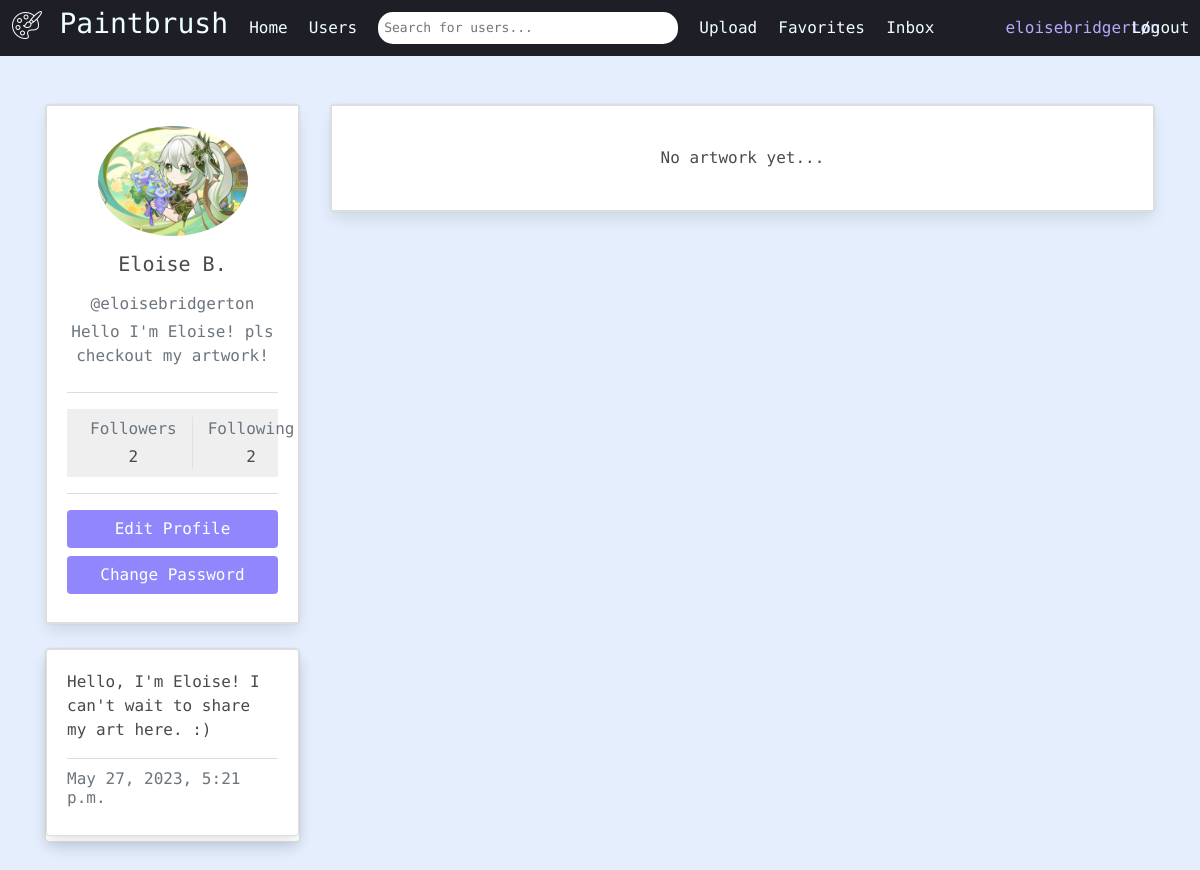
Page /account/ (signed in) on the earlier database version.
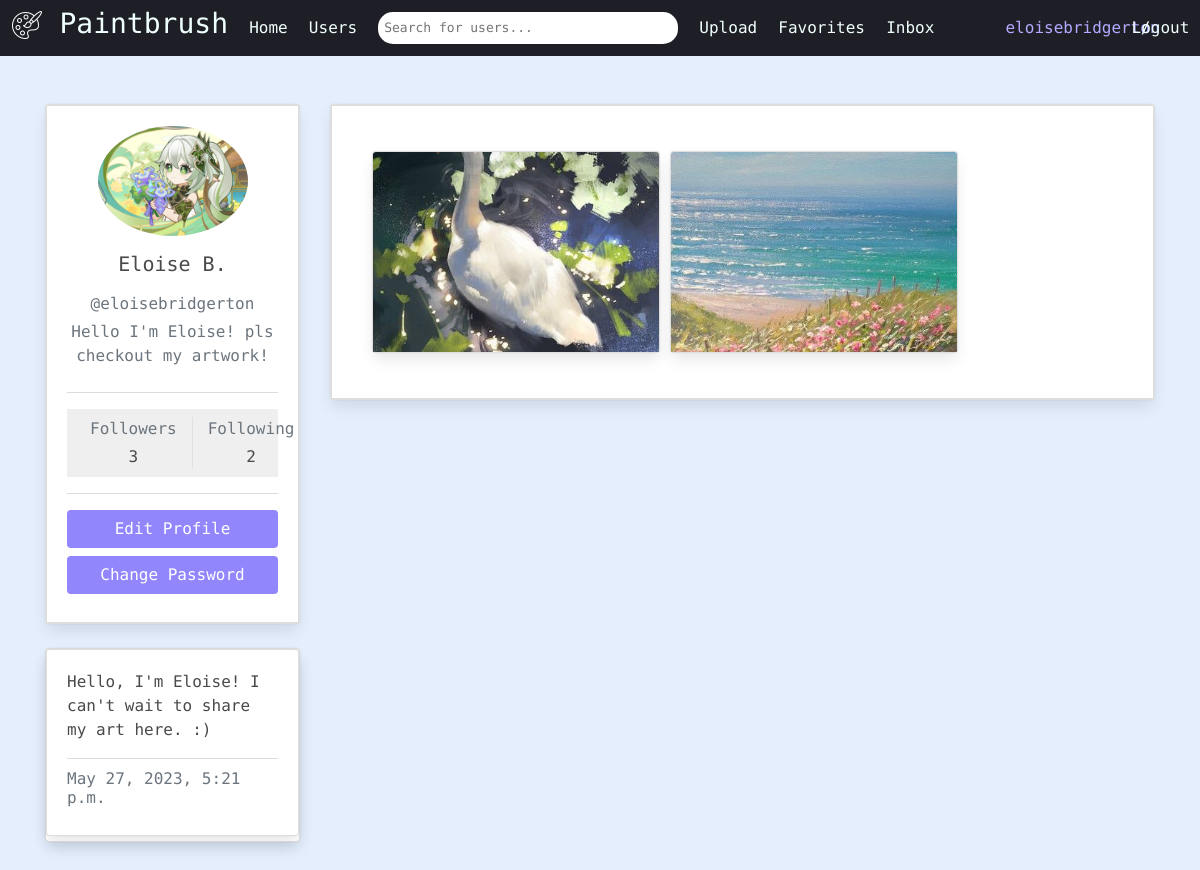
Same page on the later database version.
### users/models.py (models this page shows, shortened)
class Profile(models.Model):
    user = models.OneToOneField(User, on_delete=models.CASCADE, related_name='profile', null=True, blank=True)
    name = models.CharField(max_length=200, blank=True, null=True)
    username = models.CharField(max_length=200, blank=True, null=True)
    email = models.EmailField(max_length=500, blank=True, null=True)
    bio = models.TextField(blank=True, null=True)
    profile_image = models.ImageField(null=True, blank=True, upload_to='profiles', default='defaultavatar.png')
    created = models.DateTimeField(auto_now_add=True)
    id = models.UUIDField(default=uuid.uuid4, unique=True, primary_key=True, editable=False)
    follows = models.ManyToManyField("self", related_name="followed_by", symmetrical=False, blank=True)

### posts/models.py (models this page shows, shortened)
class Post(models.Model):
    id = models.UUIDField(primary_key=True, default=uuid.uuid4, editable=False, unique=True)
    owner = models.ForeignKey(Profile, null=True, blank=True, on_delete=models.CASCADE)
    image = models.ImageField(upload_to='post_images', blank=True)
    art_name = models.CharField(max_length=255)
    caption = models.CharField(max_length=1000000, verbose_name="Caption")
    posted = models.DateTimeField(auto_now_add=True)
    likes = models.ManyToManyField(User, related_name='art_posts')
    favorites = models.ManyToManyField(User, related_name='user_favs', default=None, blank=True)

### users/views.py (the view)
# urls.py: path('account/', views.useraccount, name="account"),
@login_required(login_url="login")
def useraccount(request):
    profile = request.user.profile
    posts_with_images = profile.post_set.exclude(image__exact='')
    posts_without_images = profile.post_set.filter(image__exact='')
    context = {'profile': profile, 'posts_with_images': posts_with_images, 'posts_without_images': posts_without_images}
    return render(request, 'users/account.html', context)

### templates/users/account.html (shortened to what this page needs)
<head>
</head>
{% extends 'base.html' %}
{% load static %}
{% block content %}
    <section>
      <div class="container py-5">
        <div class="row">
          <div class="col-lg-3">
            <div class="card mb-4">
              <div class="card-body text-center" style="border: 1px solid gainsboro;">
                <img
                  src="{{profile.profile_image.url}}"
                  alt="avatar"
                  class="rounded-circle img-fluid"
                  style="width: 150px"
                />
                <h5 class="my-3">{{ profile.name }}</h5>
                <p class="text-muted mb-1">@{{profile.username}}</p>
                <p class="text-muted mb-4">{{profile.bio}}</p>
                <hr>
                <div class="d-flex justify-content-start rounded-3 p-2 mb-2"
                  style="background-color: #efefef;">
                  <a href="{% url 'followers' %}"><div class="col border-right">
                    <p class="text-muted mb-1 ">Followers</p>
                    <p class="mb-0">{{profile.followed_by.count}}</p>
                  </div></a>
                  <a href="{% url 'following' %}"><div class="col">
                    <p class="text-muted mb-1">Following</p>
                    <p class="mb-0">{{profile.follows.count}}</p>
                  </div></a>
                </div>
                  <hr>
                    <a href="{% url 'edit-account' %}" type="button" class="btn mb-2 btn-block">Edit Profile</a>
                    <a href="{% url 'change-password' %}" type="button" class="btn mb-2 btn-block">Change Password</a>
              </div>
            </div>
            <div class="card mb-4 mb-lg-0">
                <div class="card-body p-0">
                  {% for post in posts_without_images %}
                    <a href="{% url 'postdetails' post.id %}"><div class="card" style="width: 20rem; margin-bottom: 5px;">
                        <div class="card-body">
                          <p class="card-text">{{post.caption}}</p>
                          <hr>
                          <h6 class="card-subtitle mb-2 text-muted">{{post.posted}}</h6>
                        </div>
                      </div></a>
                      {% endfor %}
                </div>
              </div>
          </div>
          <div class="col-lg-9">
            <div class="card mb-4">
              <div class="card-body" style="border: 1px solid gainsboro;">
                <div class="container" style="margin-top: 20px; margin-bottom: 20px; font-family: cursive; ">
                  <div class="col-md-12">
                      <div class="row" id="posts-container">
                        {% if posts_with_images %}
                         {% for post in posts_with_images %}
                                  <a href="{% url 'postdetails' post.id %}" class="post-with-image">
                                      <div class="card" style="width: 18rem; margin: 5px;">
                                          <div class="card-img-top" style="background: url('{{post.image.url}}') center / cover no-repeat; height: 200px;"></div>
                                      </div>
                                  </a>
                                  {% endfor %}
                                  {% else %}
                                  <div class=" col text-center" >  No artwork yet... </div>
                          {% endif %}
                      </div>
                  </div>
              </div>
            </div>
          </div>
        </div>
      </div>
    </section>
{% endblock %}

### templates/base.html (shortened to what this page needs)
<!DOCTYPE html>
<html>
    <head>
        {% load static %}
        <link rel="stylesheet" href="https://cdn.jsdelivr.net/npm/bootstrap@4.0.0/dist/css/bootstrap.min.css">
        <link rel="stylesheet" href="https://cdn.jsdelivr.net/npm/bulma@0.9.4/css/bulma.min.css">
        <link rel="stylesheet" href="{% static 'css/navbar.css' %}"/>
    </head>
    <body>
        {% include 'navbar.html' %}
        {% block content %}
        {% endblock content %}
    </body>
</html>

### templates/navbar.html (shortened to what this page needs)
<!doctype html>
<html lang="en">
  <head>
    {% load static %}
    <link rel="stylesheet" href="https://cdn.jsdelivr.net/npm/bootstrap@4.3.1/dist/css/bootstrap.min.css">
    <link rel="stylesheet" href="{% static 'css/navbar.css' %}"/>
  </head>
  <body>
      <nav>
        <div class="topnav" >
            <h3><a href="{% url 'home' %}"><img src="/media/art.png" alt="img"></img> Paintbrush</h3></a>
            <a href="{% url 'timeline' %}" >Home</a>
            <a href="{% url 'userlist' %}" >Users</a>
            <div class="search-container">
              <form class ="form" action= "{% url 'userlist' %}" method ="GET">
                <div class = "form_field">
                  <input type="text" placeholder="Search for users..." name="search_query" value="{{search_query}}"/>
                </div>
              </form>
            </div>
            {% if request.user.is_authenticated %}
            <a href="{% url 'upload' %}" >Upload</a>
            <a href="{% url 'favoritelist' %}" >Favorites</a>
            <a href="{% url 'inbox' %}" >Inbox</a>
            <a href="{% url 'account' %}" style="color: #b2aaff; margin-left:50px; margin-right:-40px;" >{{request.user.username}}</a>
            {% endif %}
            {% if request.user.is_authenticated %}
              /
             <a href="{% url 'logout' %}" style="margin-left:-40px;">Logout</a>
            {% else %}
            <a href="{% url 'login' %}" >Login/Register</a>
            {% endif %}
        </div>
    </nav>
</body>
</html>

### static/css/navbar.css (style rules this page uses)
* { margin: 0; padding:0 ; box-sizing: border-box; font-family: 'Roboto Mono', monospace; }
.topnav { height: 7vh; width: 100%; background-color: #1e1f26; color: azure; display: flex; align-items: center; flex-direction: row; justify-content: space-around; }
.topnav a { text-decoration: none; color: azure; transition: 0.8s; }
.topnav input[type=text] { padding: 6px; border: none; border-radius: 15px; width: 300px; font-size: 13px; position: relative; }

### templates/base.html (style rules this page uses)
a, a:hover, a:focus, a:active { text-decoration: none; color: inherit; }

### templates/users/account.html (style rules this page uses)
html,body { background: rgb(228, 238, 253) !important; }
.btn { background-color: #9286fc ; color: white; }

Differences in the rows shown:
computed for Profile "Eloise B.": followed_by.count "2" → "3"
added Post: image (picture)
added Post: image (picture)
Other differences:
text no longer shown: "No artwork yet..."
